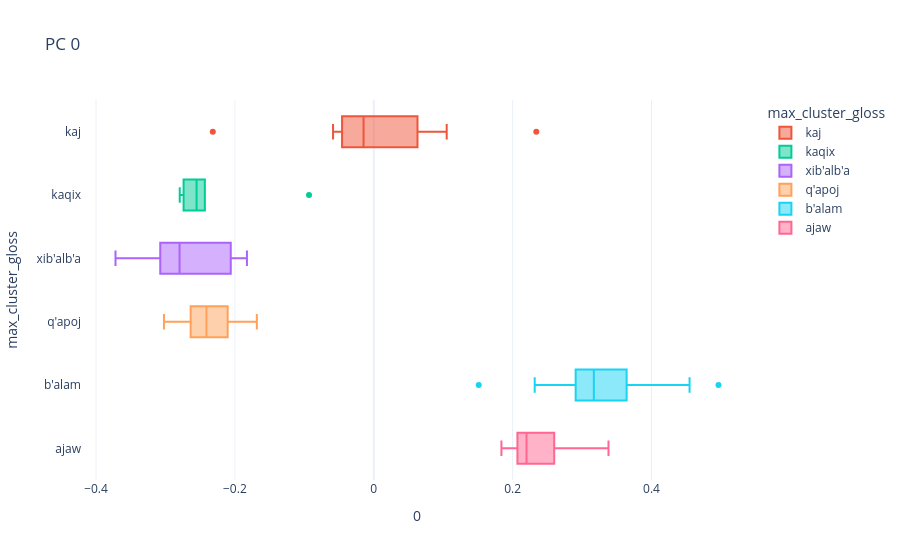
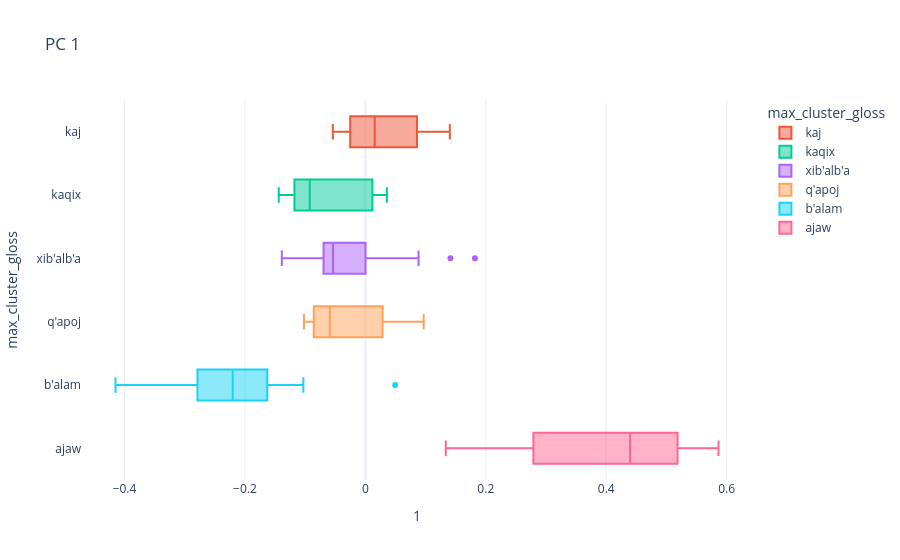

The notebook cell these images were saved under, in order:
### Code cell
for i in range(n_comps):
    comp_box(i)

### Figure 1 — Plotly figure (JSON) as saved in the notebook; plotly's stock layout.template omitted (floating-point values rounded to 4 significant figures)
{"data": [{"alignmentgroup": "True", "hovertemplate": "max_cluster_gloss=%{y}<br>0=%{x}<extra></extra>", "legendgroup": "kaj", "marker": {"color": "#EF553B"}, "name": "kaj", "notched": false, "offsetgroup": "kaj", "orientation": "h", "showlegend": true, "type": "box", "x": [0.02092, -0.03266, -0.007757, -0.02167, -0.2318, -0.05866, 0.105, 0.2341], "x0": " ", "xaxis": "x", "y": ["kaj", "kaj", "kaj", "kaj", "kaj", "kaj", "kaj", "kaj"], "y0": " ", "yaxis": "y"}, {"alignmentgroup": "True", "hovertemplate": "max_cluster_gloss=%{y}<br>0=%{x}<extra></extra>", "legendgroup": "kaqix", "marker": {"color": "#00cc96"}, "name": "kaqix", "notched": false, "offsetgroup": "kaqix", "orientation": "h", "showlegend": true, "type": "box", "x": [-0.09327, -0.255, -0.2739, -0.2433, -0.2554, -0.2795], "x0": " ", "xaxis": "x", "y": ["kaqix", "kaqix", "kaqix", "kaqix", "kaqix", "kaqix"], "y0": " ", "yaxis": "y"}, {"alignmentgroup": "True", "hovertemplate": "max_cluster_gloss=%{y}<br>0=%{x}<extra></extra>", "legendgroup": "xib'alb'a", "marker": {"color": "#ab63fa"}, "name": "xib'alb'a", "notched": false, "offsetgroup": "xib'alb'a", "orientation": "h", "showlegend": true, "type": "box", "x": [-0.1827, -0.206, -0.3075, -0.2811, -0.2983, -0.2407, -0.3156, -0.2783, -0.372, -0.2324, -0.1987, -0.3222, -0.2882, -0.1867], "x0": " ", "xaxis": "x", "y": ["xib'alb'a", "xib'alb'a", "xib'alb'a", "xib'alb'a", "xib'alb'a", "xib'alb'a", "xib'alb'a", "xib'alb'a", "xib'alb'a", "xib'alb'a", "xib'alb'a", "xib'alb'a", "xib'alb'a", "xib'alb'a"], "y0": " ", "yaxis": "y"}, {"alignmentgroup": "True", "hovertemplate": "max_cluster_gloss=%{y}<br>0=%{x}<extra></extra>", "legendgroup": "q'apoj", "marker": {"color": "#FFA15A"}, "name": "q'apoj", "notched": false, "offsetgroup": "q'apoj", "orientation": "h", "showlegend": true, "type": "box", "x": [-0.2467, -0.2532, -0.3022, -0.2353, -0.1862, -0.2743, -0.1684, -0.2346], "x0": " ", "xaxis": "x", "y": ["q'apoj", "q'apoj", "q'apoj", "q'apoj", "q'apoj", "q'apoj", "q'apoj", "q'apoj"], "y0": " ", "yaxis": "y"}, {"alignmentgroup": "True", "hovertemplate": "max_cluster_gloss=%{y}<br>0=%{x}<extra></extra>", "legendgroup": "b'alam", "marker": {"color": "#19d3f3"}, "name": "b'alam", "notched": false, "offsetgroup": "b'alam", "orientation": "h", "showlegend": true, "type": "box", "x": [0.2863, 0.4548, 0.3144, 0.3447, 0.3041, 0.4965, 0.3053, 0.4037, 0.3373, 0.317, 0.1512, 0.2318, 0.3382, 0.3707, 0.2627], "x0": " ", "xaxis": "x", "y": ["b'alam", "b'alam", "b'alam", "b'alam", "b'alam", "b'alam", "b'alam", "b'alam", "b'alam", "b'alam", "b'alam", "b'alam", "b'alam", "b'alam", "b'alam"], "y0": " ", "yaxis": "y"}, {"alignmentgroup": "True", "hovertemplate": "max_cluster_gloss=%{y}<br>0=%{x}<extra></extra>", "legendgroup": "ajaw", "marker": {"color": "#FF6692"}, "name": "ajaw", "notched": false, "offsetgroup": "ajaw", "orientation": "h", "showlegend": true, "type": "box", "x": [0.3381, 0.2152, 0.2422, 0.211, 0.2029, 0.2249, 0.1839, 0.2776], "x0": " ", "xaxis": "x", "y": ["ajaw", "ajaw", "ajaw", "ajaw", "ajaw", "ajaw", "ajaw", "ajaw"], "y0": " ", "yaxis": "y"}], "layout": {"boxmode": "overlay", "legend": {"title": {"text": "max_cluster_gloss"}, "tracegroupgap": 0}, "title": {"text": "PC 0"}, "xaxis": {"anchor": "y", "domain": [0, 1], "title": {"text": "0"}}, "yaxis": {"anchor": "x", "categoryarray": ["ajaw", "b'alam", "q'apoj", "xib'alb'a", "kaqix", "kaj", null], "categoryorder": "array", "domain": [0, 1], "title": {"text": "max_cluster_gloss"}}}}

### Figure 2 — Plotly figure (JSON) as saved in the notebook; plotly's stock layout.template omitted (floating-point values rounded to 4 significant figures)
{"data": [{"alignmentgroup": "True", "hovertemplate": "max_cluster_gloss=%{y}<br>1=%{x}<extra></extra>", "legendgroup": "kaj", "marker": {"color": "#EF553B"}, "name": "kaj", "notched": false, "offsetgroup": "kaj", "orientation": "h", "showlegend": true, "type": "box", "x": [0.1403, -0.05412, 0.04396, -0.0256, 0.09123, 0.08012, -0.02488, -0.01284], "x0": " ", "xaxis": "x", "y": ["kaj", "kaj", "kaj", "kaj", "kaj", "kaj", "kaj", "kaj"], "y0": " ", "yaxis": "y"}, {"alignmentgroup": "True", "hovertemplate": "max_cluster_gloss=%{y}<br>1=%{x}<extra></extra>", "legendgroup": "kaqix", "marker": {"color": "#00cc96"}, "name": "kaqix", "notched": false, "offsetgroup": "kaqix", "orientation": "h", "showlegend": true, "type": "box", "x": [0.01166, -0.0767, 0.03572, -0.1081, -0.1439, -0.1178], "x0": " ", "xaxis": "x", "y": ["kaqix", "kaqix", "kaqix", "kaqix", "kaqix", "kaqix"], "y0": " ", "yaxis": "y"}, {"alignmentgroup": "True", "hovertemplate": "max_cluster_gloss=%{y}<br>1=%{x}<extra></extra>", "legendgroup": "xib'alb'a", "marker": {"color": "#ab63fa"}, "name": "xib'alb'a", "notched": false, "offsetgroup": "xib'alb'a", "orientation": "h", "showlegend": true, "type": "box", "x": [-0.1112, 0.1819, 0.08833, 0.0002512, -0.05321, -0.08439, -0.0626, -0.006452, -0.1388, -0.06946, -0.05426, -0.06619, -0.02944, 0.1413], "x0": " ", "xaxis": "x", "y": ["xib'alb'a", "xib'alb'a", "xib'alb'a", "xib'alb'a", "xib'alb'a", "xib'alb'a", "xib'alb'a", "xib'alb'a", "xib'alb'a", "xib'alb'a", "xib'alb'a", "xib'alb'a", "xib'alb'a", "xib'alb'a"], "y0": " ", "yaxis": "y"}, {"alignmentgroup": "True", "hovertemplate": "max_cluster_gloss=%{y}<br>1=%{x}<extra></extra>", "legendgroup": "q'apoj", "marker": {"color": "#FFA15A"}, "name": "q'apoj", "notched": false, "offsetgroup": "q'apoj", "orientation": "h", "showlegend": true, "type": "box", "x": [0.08695, 0.09683, -0.02952, -0.05435, -0.06389, -0.1001, -0.07135, -0.102], "x0": " ", "xaxis": "x", "y": ["q'apoj", "q'apoj", "q'apoj", "q'apoj", "q'apoj", "q'apoj", "q'apoj", "q'apoj"], "y0": " ", "yaxis": "y"}, {"alignmentgroup": "True", "hovertemplate": "max_cluster_gloss=%{y}<br>1=%{x}<extra></extra>", "legendgroup": "b'alam", "marker": {"color": "#19d3f3"}, "name": "b'alam", "notched": false, "offsetgroup": "b'alam", "orientation": "h", "showlegend": true, "type": "box", "x": [0.04948, -0.2912, -0.415, -0.2851, -0.1756, -0.3236, -0.1843, -0.1307, -0.2604, -0.2204, -0.1965, -0.1587, -0.2253, -0.2203, -0.103], "x0": " ", "xaxis": "x", "y": ["b'alam", "b'alam", "b'alam", "b'alam", "b'alam", "b'alam", "b'alam", "b'alam", "b'alam", "b'alam", "b'alam", "b'alam", "b'alam", "b'alam", "b'alam"], "y0": " ", "yaxis": "y"}, {"alignmentgroup": "True", "hovertemplate": "max_cluster_gloss=%{y}<br>1=%{x}<extra></extra>", "legendgroup": "ajaw", "marker": {"color": "#FF6692"}, "name": "ajaw", "notched": false, "offsetgroup": "ajaw", "orientation": "h", "showlegend": true, "type": "box", "x": [0.1336, 0.4393, 0.5074, 0.5865, 0.2368, 0.4397, 0.3211, 0.5296], "x0": " ", "xaxis": "x", "y": ["ajaw", "ajaw", "ajaw", "ajaw", "ajaw", "ajaw", "ajaw", "ajaw"], "y0": " ", "yaxis": "y"}], "layout": {"boxmode": "overlay", "legend": {"title": {"text": "max_cluster_gloss"}, "tracegroupgap": 0}, "title": {"text": "PC 1"}, "xaxis": {"anchor": "y", "domain": [0, 1], "title": {"text": "1"}}, "yaxis": {"anchor": "x", "categoryarray": ["ajaw", "b'alam", "q'apoj", "xib'alb'a", "kaqix", "kaj", null], "categoryorder": "array", "domain": [0, 1], "title": {"text": "max_cluster_gloss"}}}}
